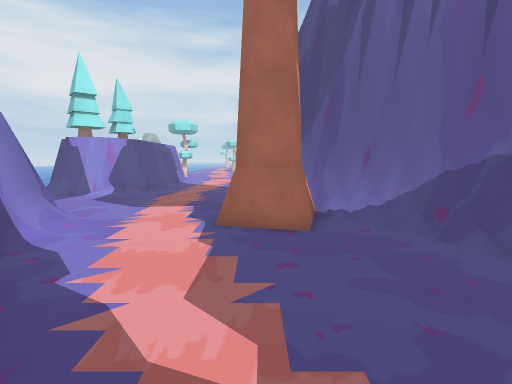
view 1 (above)

16 first-person views from a walk through a 3-D level made in the Unity game engine. The camera is 1.4 m above the floor, tilts 6° down and sees 80° across. The floor is counted in squares, 1 m on a side. Each view is taken from the middle of a square. On the plan, view 1 faces up. The plan holds only what a view shows up to about 14 squares ahead; the rest is blank. The place goes on beyond the plan. The player is left out. Some surface patterns are stand-ins.

view 2
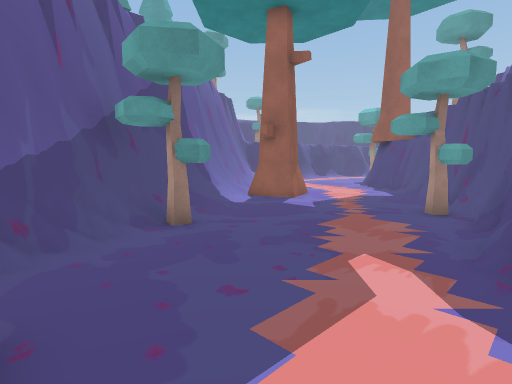

view 3
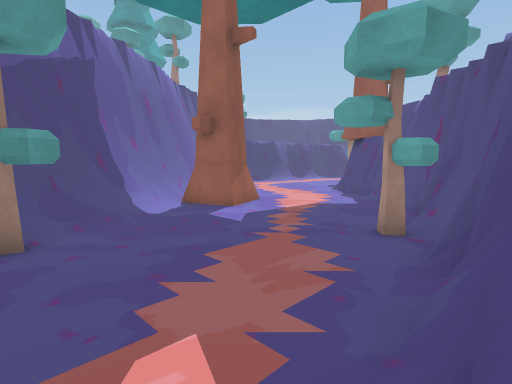

view 4
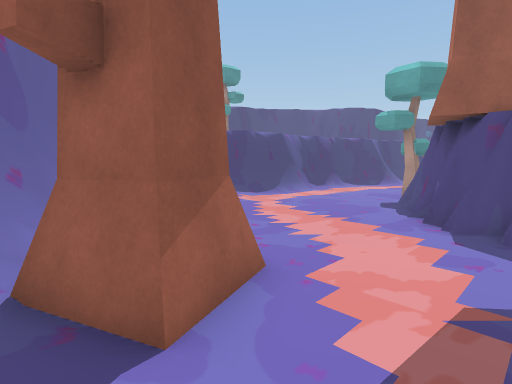

view 5
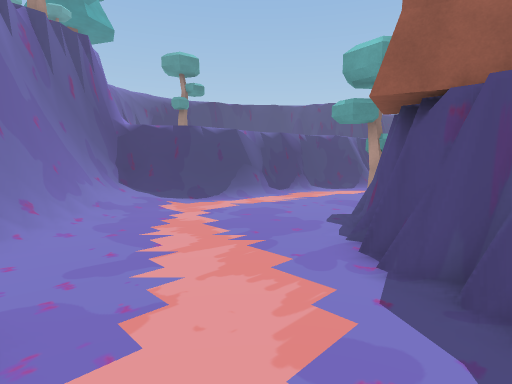

view 6
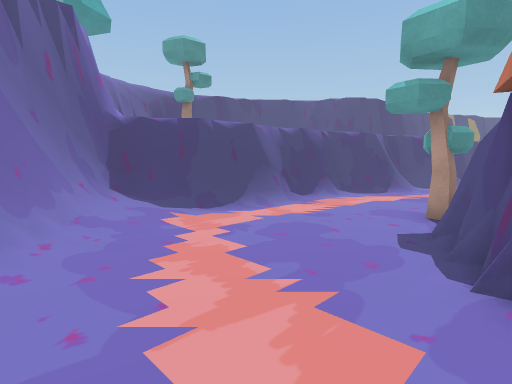

view 7
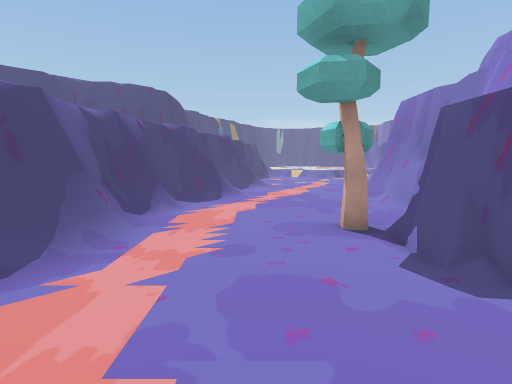

view 8
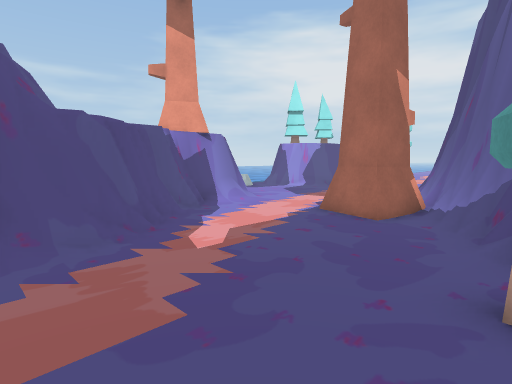

view 9
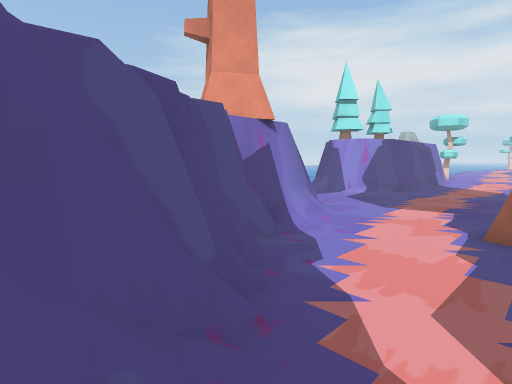

view 10
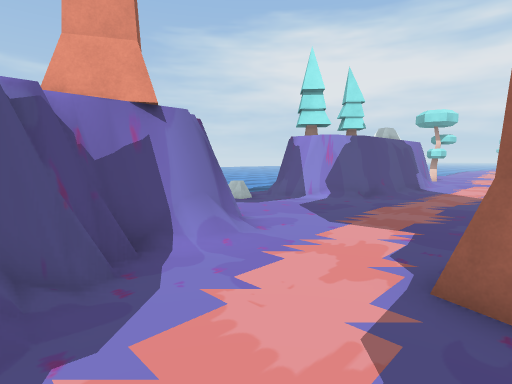

view 11
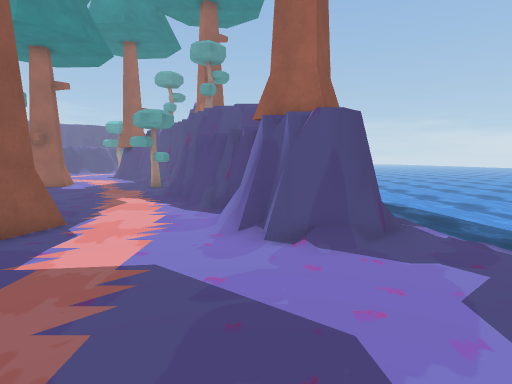

view 12
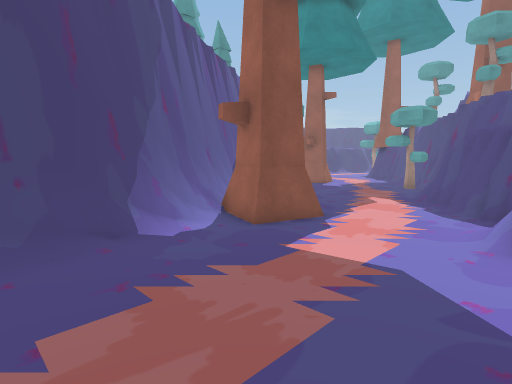

view 13
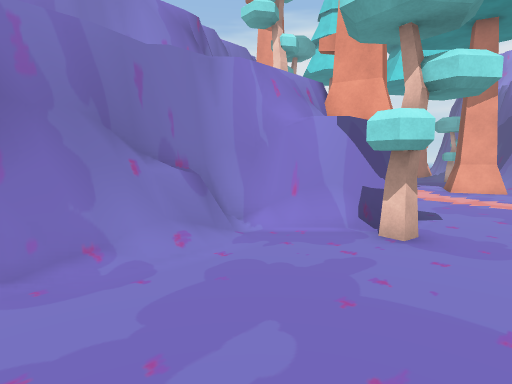

view 14
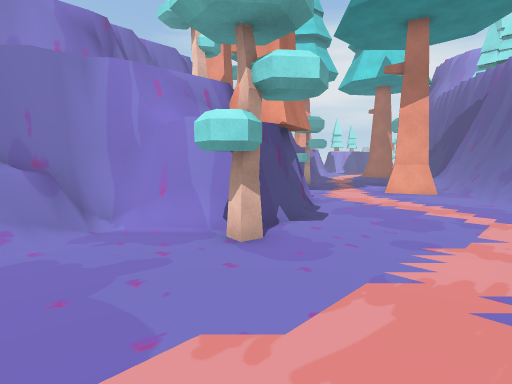

view 15
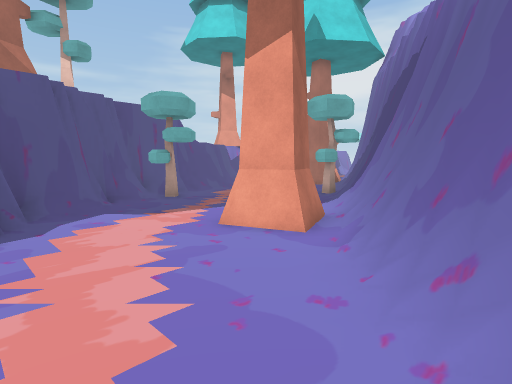

view 16
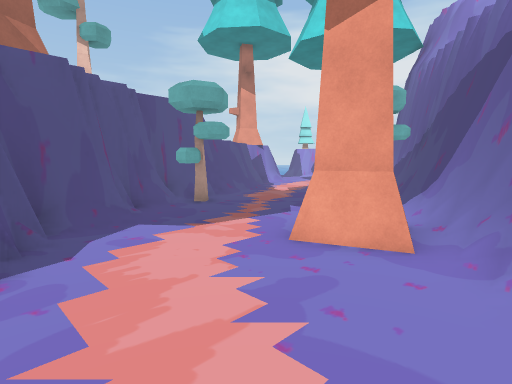

### Floor plan
Key: @ floor where view 1 was taken; # wall or solid block; . floor; / step, stairs or slope; = window, fence, low wall or low ledge; ≈ water the walk keeps out of; T pine tree; R tree.
Columns run from 9 left of view 1 to 14 right of it. Each row starts with its distance up from view 1.
 13 ####.....=#
 12 #==......=#
 11 ==.......=#
 10  .........##
  9 ≈.........##
  8 ≈.##.....TT##
  7 ≈=###...T##=#
  6 ≈=###/...TT.##
  5     #/......=##
  4     ##.......##
  3      ##......R##
  2      ###.....R##
  1       ##.......##
  0        #.@.....=##
 -1        ##.......##
 -2         #.......=##
 -3         #R....T#T=##
 -4         ##....TT#.##
 -5         ##.....T...##
 -6          ##=.......=##
 -7           ##........=##
 -8           ##=........###
 -9            ###=....../=#
-10              ##.......=#
-11               ##...../##
-12                #.....=#
-13                #.....##
-14               ##R....##
-15              ##.R....=#
-16              #.......##
-17              #/......##
-18              #/......#
-19              #/.....##
-20              #.....=##

Where each view was taken, in squares from view 1:
view 1: 0 up, 0 right, facing up
view 2: 6 up, 2 left, facing down-right
view 3: 3 up, 2 left, facing down-right
view 4: 2 down, 3 right, facing down-right
view 5: 5 down, 3 right, facing down-right
view 6: 6 down, 5 right, facing down-right
view 7: 8 down, 9 right, facing down
view 8: 1 down, 4 right, facing up-left
view 9: 0 up, 0 right, facing up-left
view 10: 3 up, 0 right, facing up-left
view 11: 13 up, 5 left, facing down
view 12: 13 up, 5 left, facing down-right
view 13: 20 down, 9 right, facing up-left
view 14: 18 down, 11 right, facing up-left
view 15: 9 down, 11 right, facing up-left
view 16: 9 down, 9 right, facing up-left
